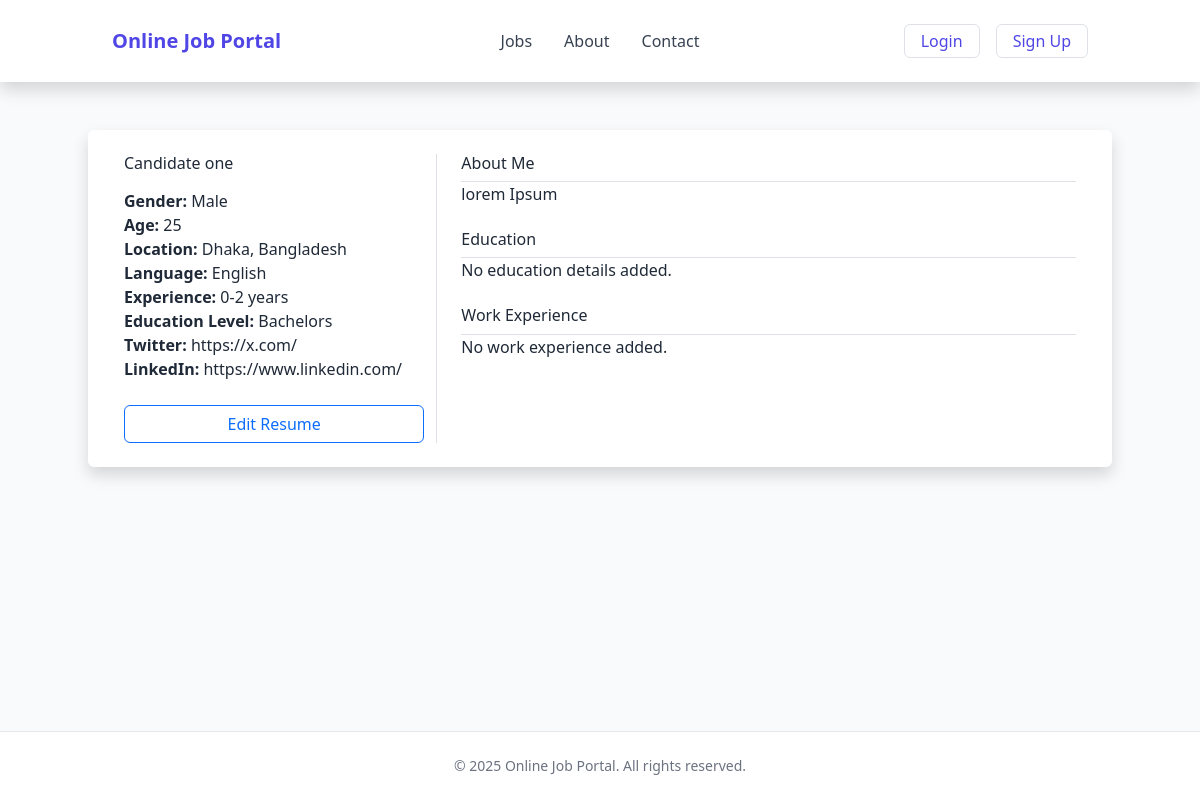
/resume/resume_details/1/, run on the app's committed database.
### resume/models.py (models this page shows)
class Resume(models.Model):
    user = models.OneToOneField(User, on_delete=models.CASCADE)
    state = models.CharField(
        max_length=100,
        choices=[
            ('Rajshahi', 'Rajshahi'),
            ('Dhaka', 'Dhaka'),
        ]
    )
    country = models.CharField(
        max_length=100,
        choices=[
            ('Bangladesh', 'Bangladesh'),
        ]
    )
    experience = models.CharField(
        max_length=20,
        choices=[
            ('0-2', '0-2'),
            ('3-10', '3-10'),
            ('11-40', '11-40'),
        ]
    )
    age = models.PositiveIntegerField()
    gender = models.CharField(
        max_length=30,
        choices=[
            ('Male', 'Male'),
            ('Female', 'Female')
        ]
    )
    language = models.CharField(
        max_length=100,
        choices=[
            ('English', 'English'),
            ('German', 'German'),
            ('French', 'French'),
        ],
        default='English'
    )
    educational_level = models.CharField(
        max_length=100,
        choices=[
            ('None', 'None'),
            ('Bachelors', 'Bachelors'),
            ('Masters', 'Masters'),
        ]
    )
    twitter = models.URLField()
    linkedin = models.URLField()
    about_candidate = models.TextField()

### accounts/models.py (models this page shows)
class User(AbstractUser):
    email = models.EmailField(unique=True, null=False)
    has_company = models.BooleanField(default=False)
    has_resume = models.BooleanField(default=False)
    is_recruiter = models.BooleanField(default=False)
    is_candidate = models.BooleanField(default=False)

### resume/views.py (the view)
# urls.py: path('resume_details/<int:pk>/', resume_details, name='resume_details'),
def resume_details(request, pk):
    resume = get_object_or_404(Resume, pk=pk)
    educations = resume.education_set.all()
    works = resume.work_set.all()
    context = {
        'resume': resume,
        'education': educations,
        'work': works
    }
    return render(request, 'resume/resume_details.html', context)

### templates/resume/resume_details.html
{% extends 'base.html' %}
{% block content %}
<div class="container my-5">
    <div class="row shadow p-4 rounded bg-white">
        <div class="col-md-4 border-end">
            <h3 class="mb-3">{{ resume.user.get_full_name }}</h3>
            <p><strong>Gender:</strong> {{ resume.gender }}</p>
            <p><strong>Age:</strong> {{ resume.age }}</p>
            <p><strong>Location:</strong> {{ resume.state }}, {{ resume.country }}</p>
            <p><strong>Language:</strong> {{ resume.language }}</p>
            <p><strong>Experience:</strong> {{ resume.experience }} years</p>
            <p><strong>Education Level:</strong> {{ resume.educational_level }}</p>
            <p><strong>Twitter:</strong> <a href="{{ resume.twitter }}" target="_blank">{{ resume.twitter }}</a></p>
            <p><strong>LinkedIn:</strong> <a href="{{ resume.linkedin }}" target="_blank">{{ resume.linkedin }}</a></p>
            <a href="{% url 'update_resume' resume.pk %}" class="btn btn-outline-primary mt-4 w-100">Edit Resume</a>
        </div>
        <div class="col-md-8 ps-md-4">
            <section class="mb-4">
                <h4 class="border-bottom pb-2">About Me</h4>
                <p>{{ resume.about_candidate }}</p>
            </section>
            <section class="mb-4">
                <h4 class="border-bottom pb-2">Education</h4>
                {% for edu in education %}
                    <div class="mb-3">
                        <h5>{{ edu.degree_type }} in {{ edu.course }}</h5>
                        <small class="text-muted">{{ edu.start_year }} -
                            {% if edu.still_schooling_here == 'Yes' %}Present{% else %}{{ edu.end_year }}{% endif %}
                        </small>
                        <p>{{ edu.description }}</p>
                    </div>
                {% empty %}
                    <p>No education details added.</p>
                {% endfor %}
            </section>
            <section>
                <h4 class="border-bottom pb-2">Work Experience</h4>
                {% for work in work %}
                    <div class="mb-3">
                        <h5>{{ work.role }} at {{ work.company_name }}</h5>
                        <small class="text-muted">{{ work.start_year }} -
                            {% if work.still_working_here == 'Yes' %}Present{% else %}{{ work.end_year }}{% endif %}
                        </small>
                        <p>{{ work.description }}</p>
                    </div>
                {% empty %}
                    <p>No work experience added.</p>
                {% endfor %}
            </section>
        </div>
    </div>
</div>
{% endblock %}

### data on the page
Resume: user.get_full_name "Candidate one", gender "Male", age "25", state "Dhaka", country "Bangladesh", language "English", experience "0-2", educational_level "Bachelors", twitter "https://x.com/", linkedin "https://www.linkedin.com/", about_candidate "lorem Ipsum"

### other printed values
{{ year|default:"2025" }} "2025"
